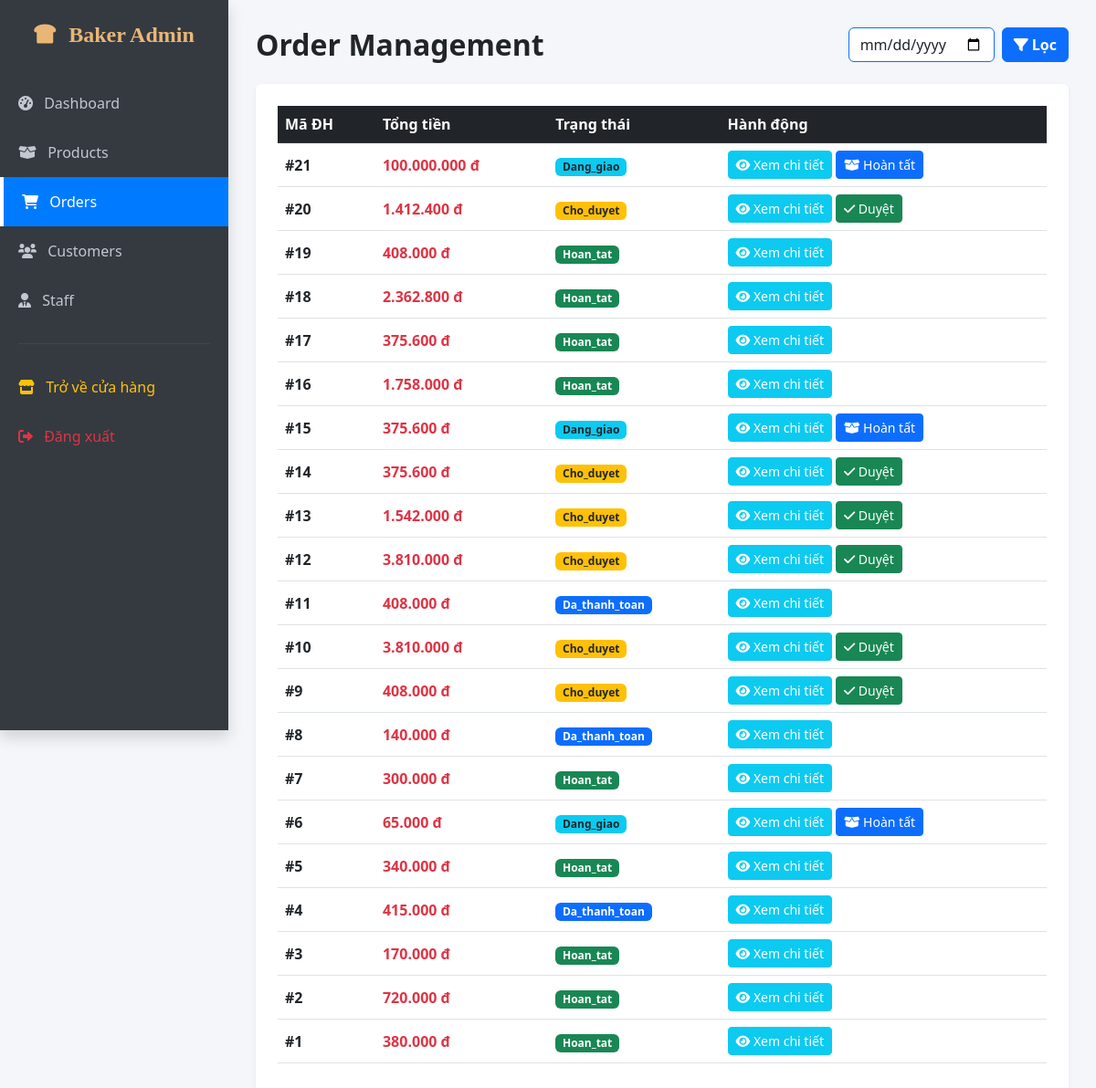
Page /admin/index.php?page=orders (signed in) on the earlier database version.
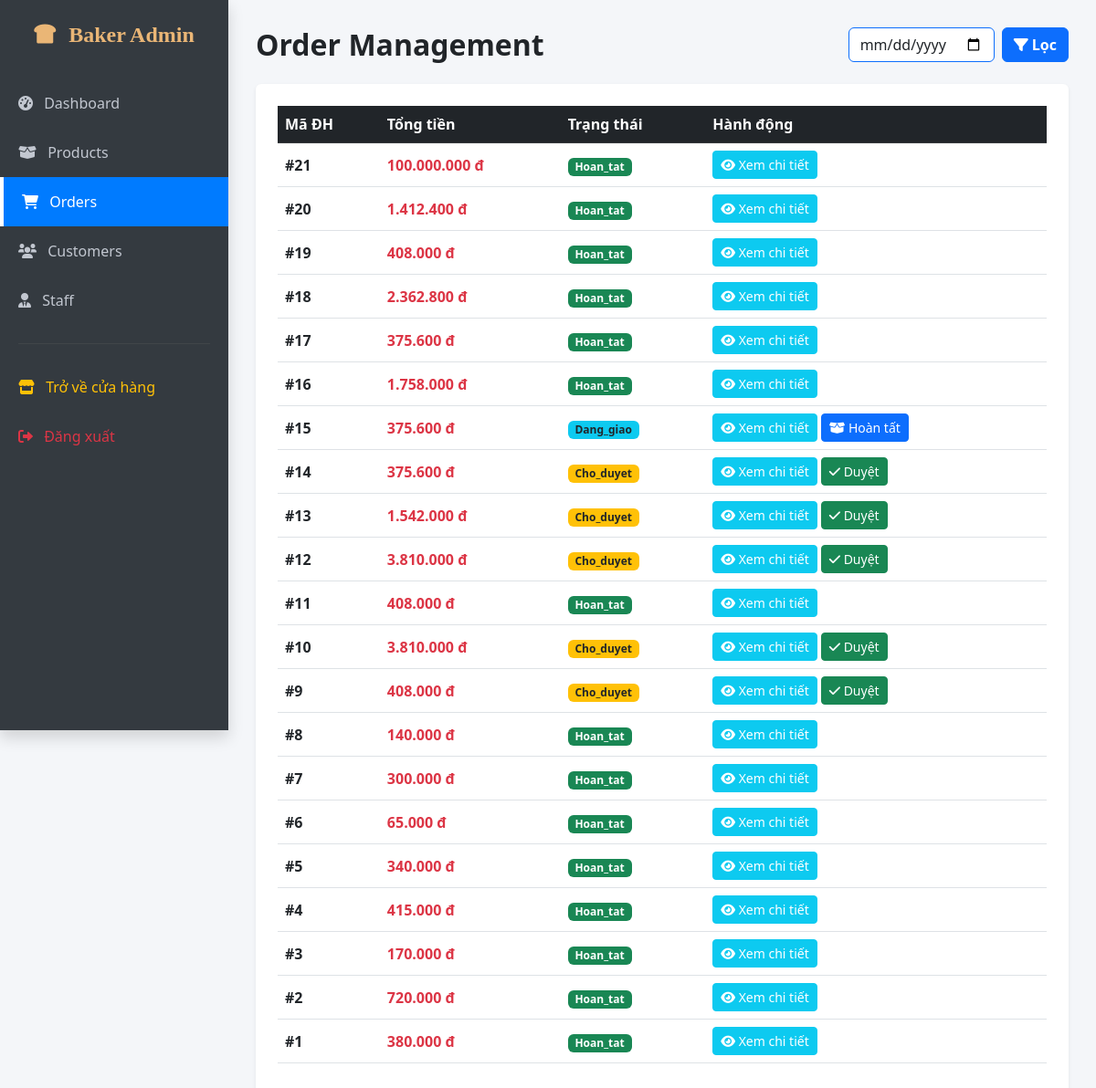
Same page on the later database version.
### tables this page shows
CREATE TABLE `orders` (
  `order_id` int(11) NOT NULL,
  `customer_id` int(11) DEFAULT NULL,
  `order_date` datetime DEFAULT current_timestamp(),
  `subtotal` decimal(10,2) UNSIGNED NOT NULL,
  `shipping_fee` decimal(10,2) UNSIGNED DEFAULT 0.00,
  `total_amount` decimal(10,2) UNSIGNED NOT NULL,
  `status` enum('Cho_duyet','Dang_giao','Hoan_tat') DEFAULT 'Cho_duyet'
);

### app/controllers/AdminOrderController.php (called while the page is built, shortened)
<?php
require_once '../app/models/AdminOrderModel.php';
class AdminOrderController {
    private $model;
    public function __construct($db) {
        $this->model = new AdminOrderModel($db);
    }
    public function index() {
        $filter_date = isset($_GET['filter_date']) ? $_GET['filter_date'] : '';
        $orders = $this->model->getAllOrders($filter_date);
        require_once 'views/order_list.php';
    }
}
?>

### app/models/AdminOrderModel.php (called while the page is built, shortened)
<?php
class AdminOrderModel {
    private $db;
    public function __construct($db) { $this->db = $db; }
    public function getAllOrders($filter_date = '') {
        $where = ($filter_date != '') ? "WHERE DATE(order_date) = '$filter_date'" : "";
        return mysqli_query($this->db, "SELECT * FROM orders $where ORDER BY order_id DESC");
    }
}
?>

### admin/views/order_list.php (the view, shortened to what this page needs)
<div class="d-flex justify-content-between align-items-center mb-4">
    <h2 class="fw-bold mb-0">Order Management <span class="badge bg-danger fs-6 ms-2"></span></h2>
    <form method="GET" action="index.php" class="d-flex align-items-center gap-2">
        <input type="date" name="filter_date" class="form-control border-primary" style="max-width: 160px;" value="<?php echo $filter_date; ?>">
        <button type="submit" class="btn btn-primary fw-bold text-nowrap"><i class="fas fa-filter"></i> Lọc</button>
    </form>
</div>
<div class="card shadow-sm border-0 p-4">
    <div class="table-responsive">
        <table class="table table-hover align-middle">
            <thead class="table-dark"><tr><th>Mã ĐH</th><th>Tổng tiền</th><th>Trạng thái</th><th>Hành động</th></tr></thead>
            <tbody>
                <?php
                if ($orders && mysqli_num_rows($orders) > 0) {
                    while ($row = mysqli_fetch_assoc($orders)) {
                        $o_id = $row['order_id'];
                        $total = $row['total_amount'] ?? 0;
                        $status = $row['status'] ?? 'Pending';
                        $status_lower = strtolower($status);
                        if ($status_lower == 'hoan_tat') { $badge_class = 'bg-success'; }
                        elseif ($status_lower == 'da_thanh_toan') { $badge_class = 'bg-primary'; }
                        elseif ($status_lower == 'dang_giao') { $badge_class = 'bg-info text-dark'; }
                        elseif ($status_lower == 'cho_duyet') { $badge_class = 'bg-warning text-dark'; }
                        else { $badge_class = 'bg-secondary'; }
                        echo "<tr><td class='fw-bold'>#{$o_id}</td><td class='text-danger fw-bold'>" . number_format((float)$total, 0, ',', '.') . " đ</td><td><span class='badge {$badge_class}'>{$status}</span></td><td>
                                <a href='index.php?page=order_detail&id={$o_id}' class='btn btn-sm btn-info text-white text-decoration-none'><i class='fas fa-eye'></i> Xem chi tiết</a>";
                        if ($status_lower == 'cho_duyet') {
                            echo "<a href='index.php?page=orders&action=approve&id={$o_id}' class='btn btn-sm btn-success ms-1'><i class='fas fa-check'></i> Duyệt</a>";
                        } elseif ($status_lower == 'dang_giao') {
                            echo "<a href='index.php?page=orders&action=complete&id={$o_id}' class='btn btn-sm btn-primary ms-1'><i class='fas fa-box-open'></i> Hoàn tất</a>";
                        }
                        echo "</td></tr>";
                    }
                } else { echo "<tr><td colspan='4' class='text-center py-4'>Không tìm thấy đơn hàng nào.</td></tr>"; }
                ?>
            </tbody>
        </table>
    </div>
</div>

### admin/index.php (shortened to what this page needs)
<?php
$db = Database::getInstance();
$page = isset($_GET['page']) ? $_GET['page'] : 'dashboard';
?>
<!DOCTYPE html>
<html lang="en">
<head>
    <link href="https://cdn.jsdelivr.net/npm/bootstrap@5.3.0/dist/css/bootstrap.min.css" rel="stylesheet">
    <link href="https://cdnjs.cloudflare.com/ajax/libs/font-awesome/6.0.0/css/all.min.css" rel="stylesheet">
</head>
<body>
    <div class="sidebar shadow">
        <div class="brand"><i class="fas fa-bread-slice me-2"></i> Baker Admin</div>
        <a href="index.php?page=dashboard" class="<?php echo ($page == 'dashboard') ? 'active' : ''; ?>"><i class="fas fa-tachometer-alt me-2"></i> Dashboard</a>
        <a href="index.php?page=products" class="<?php echo ($page == 'products' || $page == 'product_detail' || $page == 'edit_product' || $page == 'add_product') ? 'active' : ''; ?>"><i class="fas fa-box-open me-2"></i> Products</a>
        <a href="index.php?page=orders" class="<?php echo ($page == 'orders' || $page == 'order_detail') ? 'active' : ''; ?>"><i class="fas fa-shopping-cart me-2"></i> Orders</a>
        <a href="index.php?page=customers" class="<?php echo ($page == 'customers') ? 'active' : ''; ?>"><i class="fas fa-users me-2"></i> Customers</a>
        <a href="index.php?page=staff" class="<?php echo ($page == 'staff') ? 'active' : ''; ?>"><i class="fas fa-user-tie me-2"></i> Staff</a>
        <hr style="border-color: #666; margin: 20px;">
        <a href="../index.php" class="text-warning"><i class="fas fa-store me-2"></i> Trở về cửa hàng</a>
        <a href="../index.php?page=logout" class="text-danger"><i class="fas fa-sign-out-alt me-2"></i> Đăng xuất</a>
    </div>
    <div class="main-content">
      <?php if ($page == 'dashboard'): ?>
            <?php
            require_once '../app/controllers/AdminDashboardController.php';
            $adminDashboardController = new AdminDashboardController($db);
            $adminDashboardController->index();
            ?>
     <?php elseif ($page == 'orders' || $page == 'order_detail'): ?>
            <?php
            require_once '../app/controllers/AdminOrderController.php';
            $adminOrderController = new AdminOrderController($db);
            if ($page == 'order_detail') {
                $adminOrderController->detail();
            } else {
                if (isset($_GET['action'])) {
                    if ($_GET['action'] == 'approve') $adminOrderController->approve();
                    elseif ($_GET['action'] == 'complete') $adminOrderController->complete();
                } else {
                    $adminOrderController->index();
                }
            }
            ?>
        <?php endif; ?>
    </div>
</body>
</html>

### admin/index.php (style rules this page uses)
body { font-family: 'Segoe UI', Tahoma, Geneva, Verdana, sans-serif; background-color: #f4f6f9; }
.sidebar { height: 100vh; background-color: #343a40; padding-top: 20px; color: white; position: fixed; width: 250px; z-index: 1000; }
.sidebar a { color: #c2c7d0; text-decoration: none; padding: 15px 20px; display: block; font-weight: 500; transition: 0.3s; }
.sidebar a:hover, .sidebar a.active { background-color: #007bff; color: white; border-left: 4px solid #fff; }
.sidebar .brand { font-size: 1.5rem; font-weight: bold; text-align: center; margin-bottom: 30px; color: #eab676; font-family: 'Playfair Display', serif; }
.main-content { margin-left: 250px; padding: 30px; }

Differences in the rows shown:
changed orders id 21: status "Dang_giao" → "Hoan_tat"; no longer shows "Hoàn tất"
changed orders id 20: status "Cho_duyet" → "Hoan_tat"; no longer shows "Duyệt"
changed orders id 11: status "Da_thanh_toan" → "Hoan_tat"
changed orders id 8: status "Da_thanh_toan" → "Hoan_tat"
changed orders id 6: status "Dang_giao" → "Hoan_tat"; no longer shows "Hoàn tất"
changed orders id 4: status "Da_thanh_toan" → "Hoan_tat"
